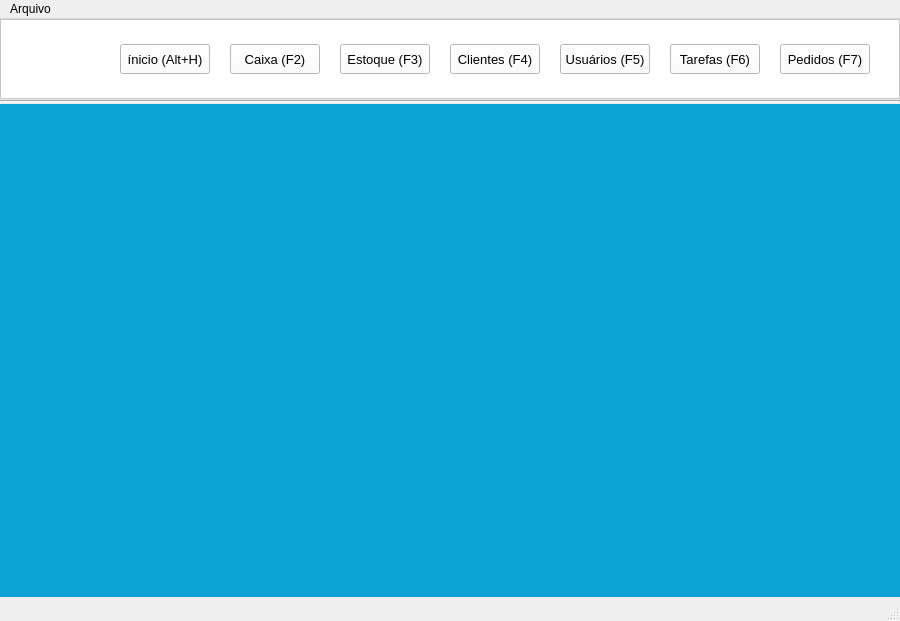
<?xml version="1.0" encoding="UTF-8"?>
<ui version="4.0">
 <class>MainWindow</class>
 <widget class="QMainWindow" name="MainWindow">
  <property name="geometry">
   <rect>
    <x>0</x>
    <y>0</y>
    <width>900</width>
    <height>621</height>
   </rect>
  </property>
  <property name="contextMenuPolicy">
   <enum>Qt::NoContextMenu</enum>
  </property>
  <property name="windowTitle">
   <string>MainWindow</string>
  </property>
  <property name="toolButtonStyle">
   <enum>Qt::ToolButtonTextUnderIcon</enum>
  </property>
  <widget class="QWidget" name="centralwidget">
   <widget class="QFrame" name="ct_topo">
    <property name="geometry">
     <rect>
      <x>0</x>
      <y>0</y>
      <width>900</width>
      <height>80</height>
     </rect>
    </property>
    <property name="styleSheet">
     <string notr="true">background-color: #FFF</string>
    </property>
    <property name="frameShape">
     <enum>QFrame::StyledPanel</enum>
    </property>
    <property name="frameShadow">
     <enum>QFrame::Raised</enum>
    </property>
    <widget class="QPushButton" name="bt_inicio">
     <property name="enabled">
      <bool>true</bool>
     </property>
     <property name="geometry">
      <rect>
       <x>120</x>
       <y>25</y>
       <width>90</width>
       <height>30</height>
      </rect>
     </property>
     <property name="font">
      <font>
       <family>Segoe UI</family>
       <pointsize>10</pointsize>
       <weight>50</weight>
       <bold>false</bold>
      </font>
     </property>
     <property name="styleSheet">
      <string notr="true"/>
     </property>
     <property name="text">
      <string>ínicio (Alt+H)</string>
     </property>
     <property name="iconSize">
      <size>
       <width>90</width>
       <height>30</height>
      </size>
     </property>
    </widget>
    <widget class="QLabel" name="lb_logo">
     <property name="geometry">
      <rect>
       <x>5</x>
       <y>5</y>
       <width>80</width>
       <height>70</height>
      </rect>
     </property>
     <property name="text">
      <string/>
     </property>
    </widget>
    <widget class="QPushButton" name="bt_estoque">
     <property name="geometry">
      <rect>
       <x>340</x>
       <y>25</y>
       <width>90</width>
       <height>30</height>
      </rect>
     </property>
     <property name="font">
      <font>
       <family>Segoe UI</family>
       <pointsize>10</pointsize>
       <weight>50</weight>
       <bold>false</bold>
      </font>
     </property>
     <property name="focusPolicy">
      <enum>Qt::StrongFocus</enum>
     </property>
     <property name="contextMenuPolicy">
      <enum>Qt::ActionsContextMenu</enum>
     </property>
     <property name="styleSheet">
      <string notr="true"/>
     </property>
     <property name="text">
      <string>Estoque (F3)</string>
     </property>
     <property name="iconSize">
      <size>
       <width>90</width>
       <height>30</height>
      </size>
     </property>
    </widget>
    <widget class="QPushButton" name="bt_clientes">
     <property name="geometry">
      <rect>
       <x>450</x>
       <y>25</y>
       <width>90</width>
       <height>30</height>
      </rect>
     </property>
     <property name="font">
      <font>
       <family>Segoe UI</family>
       <pointsize>10</pointsize>
       <weight>50</weight>
       <bold>false</bold>
      </font>
     </property>
     <property name="focusPolicy">
      <enum>Qt::StrongFocus</enum>
     </property>
     <property name="contextMenuPolicy">
      <enum>Qt::ActionsContextMenu</enum>
     </property>
     <property name="styleSheet">
      <string notr="true"/>
     </property>
     <property name="text">
      <string>Clientes (F4)</string>
     </property>
     <property name="iconSize">
      <size>
       <width>90</width>
       <height>30</height>
      </size>
     </property>
    </widget>
    <widget class="QPushButton" name="bt_usuarios">
     <property name="geometry">
      <rect>
       <x>560</x>
       <y>25</y>
       <width>90</width>
       <height>30</height>
      </rect>
     </property>
     <property name="font">
      <font>
       <family>Segoe UI</family>
       <pointsize>10</pointsize>
       <weight>50</weight>
       <bold>false</bold>
      </font>
     </property>
     <property name="focusPolicy">
      <enum>Qt::StrongFocus</enum>
     </property>
     <property name="contextMenuPolicy">
      <enum>Qt::ActionsContextMenu</enum>
     </property>
     <property name="styleSheet">
      <string notr="true"/>
     </property>
     <property name="text">
      <string>Usuários (F5)</string>
     </property>
     <property name="iconSize">
      <size>
       <width>90</width>
       <height>30</height>
      </size>
     </property>
    </widget>
    <widget class="QPushButton" name="bt_tarefas">
     <property name="geometry">
      <rect>
       <x>670</x>
       <y>25</y>
       <width>90</width>
       <height>30</height>
      </rect>
     </property>
     <property name="font">
      <font>
       <family>Segoe UI</family>
       <pointsize>10</pointsize>
       <weight>50</weight>
       <bold>false</bold>
      </font>
     </property>
     <property name="focusPolicy">
      <enum>Qt::StrongFocus</enum>
     </property>
     <property name="contextMenuPolicy">
      <enum>Qt::ActionsContextMenu</enum>
     </property>
     <property name="styleSheet">
      <string notr="true"/>
     </property>
     <property name="text">
      <string>Tarefas (F6)</string>
     </property>
     <property name="iconSize">
      <size>
       <width>90</width>
       <height>30</height>
      </size>
     </property>
    </widget>
    <widget class="QPushButton" name="bt_pedidos">
     <property name="geometry">
      <rect>
       <x>780</x>
       <y>25</y>
       <width>90</width>
       <height>30</height>
      </rect>
     </property>
     <property name="font">
      <font>
       <family>Segoe UI</family>
       <pointsize>10</pointsize>
       <weight>50</weight>
       <bold>false</bold>
      </font>
     </property>
     <property name="focusPolicy">
      <enum>Qt::StrongFocus</enum>
     </property>
     <property name="contextMenuPolicy">
      <enum>Qt::ActionsContextMenu</enum>
     </property>
     <property name="styleSheet">
      <string notr="true"/>
     </property>
     <property name="text">
      <string>Pedidos (F7)</string>
     </property>
     <property name="iconSize">
      <size>
       <width>90</width>
       <height>30</height>
      </size>
     </property>
    </widget>
    <widget class="QPushButton" name="bt_caixa">
     <property name="enabled">
      <bool>true</bool>
     </property>
     <property name="geometry">
      <rect>
       <x>230</x>
       <y>25</y>
       <width>90</width>
       <height>30</height>
      </rect>
     </property>
     <property name="font">
      <font>
       <family>Segoe UI</family>
       <pointsize>10</pointsize>
       <weight>50</weight>
       <bold>false</bold>
      </font>
     </property>
     <property name="styleSheet">
      <string notr="true"/>
     </property>
     <property name="text">
      <string>Caixa (F2)</string>
     </property>
     <property name="iconSize">
      <size>
       <width>90</width>
       <height>30</height>
      </size>
     </property>
    </widget>
   </widget>
   <widget class="QFrame" name="ct_conteudo">
    <property name="geometry">
     <rect>
      <x>0</x>
      <y>85</y>
      <width>900</width>
      <height>493</height>
     </rect>
    </property>
    <property name="styleSheet">
     <string notr="true">background: #0CA3D2</string>
    </property>
    <property name="frameShape">
     <enum>QFrame::NoFrame</enum>
    </property>
    <property name="frameShadow">
     <enum>QFrame::Plain</enum>
    </property>
   </widget>
   <widget class="Line" name="line">
    <property name="geometry">
     <rect>
      <x>0</x>
      <y>80</y>
      <width>900</width>
      <height>5</height>
     </rect>
    </property>
    <property name="orientation">
     <enum>Qt::Horizontal</enum>
    </property>
   </widget>
  </widget>
  <widget class="QStatusBar" name="statusbar"/>
  <widget class="QMenuBar" name="menuBar">
   <property name="geometry">
    <rect>
     <x>0</x>
     <y>0</y>
     <width>900</width>
     <height>21</height>
    </rect>
   </property>
   <widget class="QMenu" name="menuArquivo">
    <property name="title">
     <string>Arquivo</string>
    </property>
    <addaction name="action_configurar"/>
    <addaction name="action_sair"/>
   </widget>
   <addaction name="menuArquivo"/>
  </widget>
  <action name="action_configurar">
   <property name="text">
    <string>Configurar</string>
   </property>
   <property name="shortcut">
    <string>Ctrl+Shift+P</string>
   </property>
  </action>
  <action name="action_sair">
   <property name="text">
    <string>sair</string>
   </property>
  </action>
 </widget>
 <resources/>
 <connections>
  <connection>
   <sender>action_sair</sender>
   <signal>triggered()</signal>
   <receiver>MainWindow</receiver>
   <slot>close()</slot>
   <hints>
    <hint type="sourcelabel">
     <x>-1</x>
     <y>-1</y>
    </hint>
    <hint type="destinationlabel">
     <x>399</x>
     <y>310</y>
    </hint>
   </hints>
  </connection>
 </connections>
</ui>
